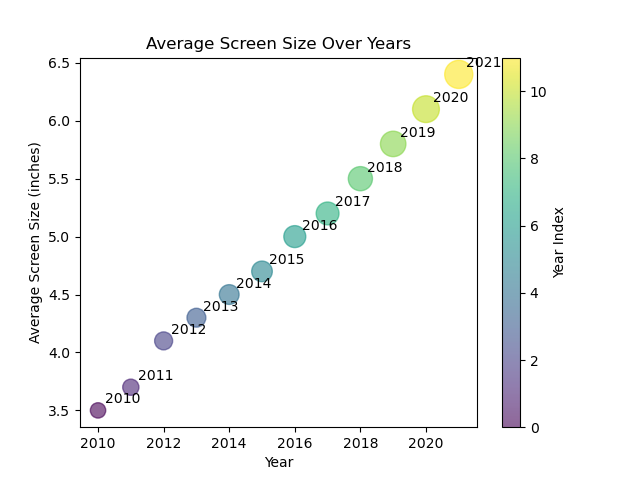

Source code (Python):

import matplotlib.pyplot as plt

# Define the data
data = [
    {'Year': 2010, 'Average Screen Size (inches)': 3.5},
    {'Year': 2011, 'Average Screen Size (inches)': 3.7},
    {'Year': 2012, 'Average Screen Size (inches)': 4.1},
    {'Year': 2013, 'Average Screen Size (inches)': 4.3},
    {'Year': 2014, 'Average Screen Size (inches)': 4.5},
    {'Year': 2015, 'Average Screen Size (inches)': 4.7},
    {'Year': 2016, 'Average Screen Size (inches)': 5.0},
    {'Year': 2017, 'Average Screen Size (inches)': 5.2},
    {'Year': 2018, 'Average Screen Size (inches)': 5.5},
    {'Year': 2019, 'Average Screen Size (inches)': 5.8},
    {'Year': 2020, 'Average Screen Size (inches)': 6.1},
    {'Year': 2021, 'Average Screen Size (inches)': 6.4}
]

# Extract years and average screen sizes
years = [item['Year'] for item in data]
avg_screen_sizes = [item['Average Screen Size (inches)'] for item in data]

# Define marker sizes based on screen size (for illustration purposes)
marker_sizes = [size ** 2 * 10 for size in avg_screen_sizes]

# Generate scatter plot
plt.scatter(years, avg_screen_sizes, s=marker_sizes, alpha=0.6, c=range(len(years)), cmap='viridis')

# Title and labels
plt.title('Average Screen Size Over Years')
plt.xlabel('Year')
plt.ylabel('Average Screen Size (inches)')

# Add year annotations to each point
for i, txt in enumerate(years):
    plt.annotate(txt, (years[i], avg_screen_sizes[i]), xytext=(5, 5), textcoords='offset points')

# Add a colorbar for the color scale
plt.colorbar(label='Year Index')

# Show the plot
plt.show()
